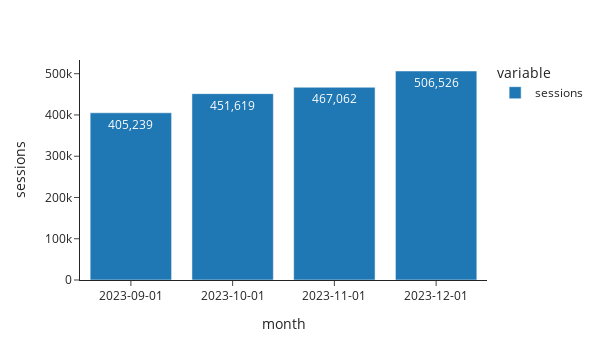

Notebook code cell kept with this figure:
### Code cell
fig = px.bar(pd.DataFrame(ts_df.loc['2023-09-01':].sum(axis = 1)).rename(columns = {0: 'sessions'}), 
       labels = {'value': 'sessions', 'os': 'platform', 'month_date': 'month'}, text_auto = ',.6r',
        width = 600)
fig.update_layout(xaxis_type='category')

### Figure 1 — Plotly figure (JSON) as saved in the notebook; plotly's stock layout.template omitted (floating-point values rounded to 4 significant figures)
{"data": [{"alignmentgroup": "True", "hovertemplate": "variable=sessions<br>month=%{x}<br>sessions=%{y}<extra></extra>", "legendgroup": "sessions", "marker": {"color": "#1F77B4", "pattern": {"shape": ""}}, "name": "sessions", "offsetgroup": "sessions", "orientation": "v", "showlegend": true, "textposition": "auto", "texttemplate": "%{y:,.6r}", "type": "bar", "x": ["2023-09-01", "2023-10-01", "2023-11-01", "2023-12-01"], "xaxis": "x", "y": [405239, 451619, 467062, 506526], "yaxis": "y"}], "layout": {"barmode": "relative", "height": 360, "legend": {"title": {"text": "variable"}, "tracegroupgap": 0}, "margin": {"t": 60}, "width": 600, "xaxis": {"anchor": "y", "autorange": true, "domain": [0, 1], "range": [-0.5, 3.5], "title": {"text": "month"}, "type": "category"}, "yaxis": {"anchor": "x", "autorange": true, "domain": [0, 1], "range": [0, 533200.0], "title": {"text": "sessions"}, "type": "linear"}}}
